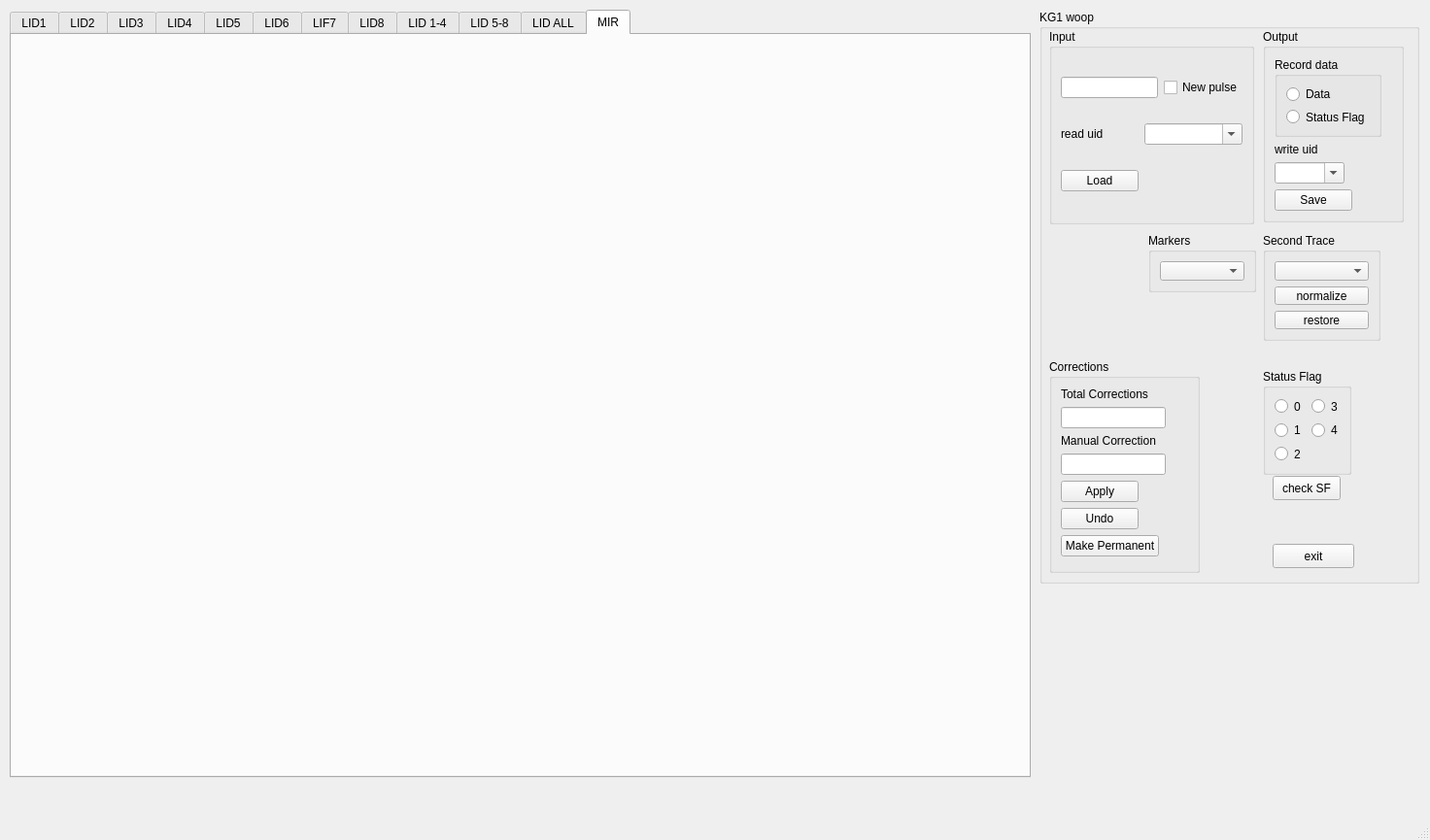
<?xml version="1.0" encoding="UTF-8"?>
<ui version="4.0">
 <class>MainWindow</class>
 <widget class="QMainWindow" name="MainWindow">
  <property name="geometry">
   <rect>
    <x>0</x>
    <y>0</y>
    <width>1472</width>
    <height>865</height>
   </rect>
  </property>
  <property name="minimumSize">
   <size>
    <width>1472</width>
    <height>865</height>
   </size>
  </property>
  <property name="maximumSize">
   <size>
    <width>1472</width>
    <height>865</height>
   </size>
  </property>
  <property name="windowTitle">
   <string>MainWindow</string>
  </property>
  <widget class="QWidget" name="centralwidget">
   <widget class="QTabWidget" name="tabWidget">
    <property name="geometry">
     <rect>
      <x>10</x>
      <y>10</y>
      <width>1051</width>
      <height>791</height>
     </rect>
    </property>
    <property name="whatsThis">
     <string>&lt;html&gt;&lt;head/&gt;&lt;body&gt;&lt;p&gt;LID1&lt;/p&gt;&lt;/body&gt;&lt;/html&gt;</string>
    </property>
    <property name="currentIndex">
     <number>11</number>
    </property>
    <widget class="QWidget" name="tab_LID1">
     <attribute name="title">
      <string>LID1</string>
     </attribute>
     <widget class="Canvas" name="widget_LID1" native="true">
      <property name="geometry">
       <rect>
        <x>0</x>
        <y>0</y>
        <width>1041</width>
        <height>781</height>
       </rect>
      </property>
     </widget>
    </widget>
    <widget class="QWidget" name="tab_LID2">
     <attribute name="title">
      <string>LID2</string>
     </attribute>
     <widget class="Canvas" name="widget_LID2" native="true">
      <property name="geometry">
       <rect>
        <x>0</x>
        <y>0</y>
        <width>1041</width>
        <height>781</height>
       </rect>
      </property>
     </widget>
    </widget>
    <widget class="QWidget" name="tab_LID3">
     <attribute name="title">
      <string>LID3</string>
     </attribute>
     <widget class="Canvas" name="widget_LID3" native="true">
      <property name="geometry">
       <rect>
        <x>0</x>
        <y>0</y>
        <width>1041</width>
        <height>781</height>
       </rect>
      </property>
     </widget>
    </widget>
    <widget class="QWidget" name="tab_LID4">
     <attribute name="title">
      <string>LID4</string>
     </attribute>
     <widget class="Canvas" name="widget_LID4" native="true">
      <property name="geometry">
       <rect>
        <x>0</x>
        <y>0</y>
        <width>1041</width>
        <height>781</height>
       </rect>
      </property>
     </widget>
    </widget>
    <widget class="QWidget" name="tab_5">
     <attribute name="title">
      <string>LID5</string>
     </attribute>
     <widget class="Canvas" name="widget_LID5" native="true">
      <property name="geometry">
       <rect>
        <x>0</x>
        <y>0</y>
        <width>1041</width>
        <height>781</height>
       </rect>
      </property>
     </widget>
    </widget>
    <widget class="QWidget" name="tab_6">
     <attribute name="title">
      <string>LID6</string>
     </attribute>
     <widget class="Canvas" name="widget_LID6" native="true">
      <property name="geometry">
       <rect>
        <x>0</x>
        <y>0</y>
        <width>1041</width>
        <height>781</height>
       </rect>
      </property>
     </widget>
    </widget>
    <widget class="QWidget" name="tab_7">
     <attribute name="title">
      <string>LIF7</string>
     </attribute>
     <widget class="Canvas" name="widget_LID7" native="true">
      <property name="geometry">
       <rect>
        <x>0</x>
        <y>0</y>
        <width>1041</width>
        <height>781</height>
       </rect>
      </property>
     </widget>
    </widget>
    <widget class="QWidget" name="tab_8">
     <attribute name="title">
      <string>LID8</string>
     </attribute>
     <widget class="Canvas" name="widget_LID8" native="true">
      <property name="geometry">
       <rect>
        <x>0</x>
        <y>0</y>
        <width>1041</width>
        <height>781</height>
       </rect>
      </property>
     </widget>
    </widget>
    <widget class="QWidget" name="tab_11">
     <attribute name="title">
      <string>LID 1-4</string>
     </attribute>
     <widget class="Canvas" name="widget_LID_14" native="true">
      <property name="geometry">
       <rect>
        <x>0</x>
        <y>0</y>
        <width>1041</width>
        <height>781</height>
       </rect>
      </property>
     </widget>
    </widget>
    <widget class="QWidget" name="tab_12">
     <attribute name="title">
      <string>LID 5-8</string>
     </attribute>
     <widget class="Canvas" name="widget_LID_58" native="true">
      <property name="geometry">
       <rect>
        <x>0</x>
        <y>0</y>
        <width>1041</width>
        <height>781</height>
       </rect>
      </property>
     </widget>
    </widget>
    <widget class="QWidget" name="tab_9">
     <attribute name="title">
      <string>LID ALL</string>
     </attribute>
     <widget class="Canvas" name="widget_LID_ALL" native="true">
      <property name="geometry">
       <rect>
        <x>0</x>
        <y>0</y>
        <width>1041</width>
        <height>781</height>
       </rect>
      </property>
     </widget>
    </widget>
    <widget class="QWidget" name="tab_10">
     <attribute name="title">
      <string>MIR</string>
     </attribute>
     <widget class="Canvas" name="widget_MIR" native="true">
      <property name="geometry">
       <rect>
        <x>0</x>
        <y>0</y>
        <width>1041</width>
        <height>781</height>
       </rect>
      </property>
     </widget>
    </widget>
   </widget>
   <widget class="QGroupBox" name="groupBox_8">
    <property name="geometry">
     <rect>
      <x>1070</x>
      <y>10</y>
      <width>391</width>
      <height>591</height>
     </rect>
    </property>
    <property name="title">
     <string>KG1 woop</string>
    </property>
    <widget class="QGroupBox" name="groupBox_3">
     <property name="geometry">
      <rect>
       <x>10</x>
       <y>20</y>
       <width>211</width>
       <height>201</height>
      </rect>
     </property>
     <property name="title">
      <string>Input</string>
     </property>
     <layout class="QGridLayout" name="gridLayout">
      <item row="0" column="2">
       <widget class="QCheckBox" name="checkBox_newpulse">
        <property name="text">
         <string>New pulse</string>
        </property>
       </widget>
      </item>
      <item row="1" column="1" colspan="2">
       <widget class="QComboBox" name="comboBox_readuid">
        <property name="editable">
         <bool>true</bool>
        </property>
        <property name="insertPolicy">
         <enum>QComboBox::InsertAtTop</enum>
        </property>
       </widget>
      </item>
      <item row="0" column="0" colspan="2">
       <widget class="QLineEdit" name="lineEdit_jpn">
        <property name="text">
         <string/>
        </property>
       </widget>
      </item>
      <item row="2" column="0">
       <widget class="QPushButton" name="button_read_pulse">
        <property name="text">
         <string>Load</string>
        </property>
       </widget>
      </item>
      <item row="1" column="0">
       <widget class="QLabel" name="label">
        <property name="text">
         <string>read uid</string>
        </property>
       </widget>
      </item>
     </layout>
    </widget>
    <widget class="QGroupBox" name="groupBox">
     <property name="geometry">
      <rect>
       <x>230</x>
       <y>20</y>
       <width>145</width>
       <height>199</height>
      </rect>
     </property>
     <property name="title">
      <string>Output</string>
     </property>
     <layout class="QFormLayout" name="formLayout_3">
      <item row="0" column="0">
       <widget class="QGroupBox" name="groupBox_2">
        <property name="title">
         <string>Record data</string>
        </property>
        <layout class="QGridLayout" name="gridLayout_3">
         <item row="0" column="0">
          <widget class="QRadioButton" name="radioButton_storeData">
           <property name="text">
            <string>Data</string>
           </property>
          </widget>
         </item>
         <item row="1" column="0">
          <widget class="QRadioButton" name="radioButton_storeSF">
           <property name="text">
            <string>Status Flag</string>
           </property>
          </widget>
         </item>
        </layout>
       </widget>
      </item>
      <item row="1" column="0">
       <widget class="QLabel" name="label_2">
        <property name="text">
         <string>write uid</string>
        </property>
       </widget>
      </item>
      <item row="2" column="0">
       <widget class="QComboBox" name="comboBox_writeuid">
        <property name="editable">
         <bool>true</bool>
        </property>
       </widget>
      </item>
      <item row="3" column="0">
       <widget class="QPushButton" name="button_save">
        <property name="text">
         <string>Save</string>
        </property>
       </widget>
      </item>
     </layout>
    </widget>
    <widget class="QGroupBox" name="groupBox_5">
     <property name="geometry">
      <rect>
       <x>230</x>
       <y>230</y>
       <width>121</width>
       <height>111</height>
      </rect>
     </property>
     <property name="title">
      <string>Second Trace</string>
     </property>
     <layout class="QGridLayout" name="gridLayout_7">
      <item row="0" column="0">
       <widget class="QComboBox" name="comboBox_2ndtrace"/>
      </item>
      <item row="1" column="0">
       <widget class="QPushButton" name="button_normalize">
        <property name="text">
         <string>normalize</string>
        </property>
       </widget>
      </item>
      <item row="2" column="0">
       <widget class="QPushButton" name="button_restore">
        <property name="text">
         <string>restore</string>
        </property>
       </widget>
      </item>
     </layout>
    </widget>
    <widget class="QGroupBox" name="groupBox_6">
     <property name="geometry">
      <rect>
       <x>10</x>
       <y>360</y>
       <width>155</width>
       <height>220</height>
      </rect>
     </property>
     <property name="title">
      <string>Corrections</string>
     </property>
     <layout class="QFormLayout" name="formLayout">
      <item row="0" column="0">
       <widget class="QLabel" name="label_3">
        <property name="text">
         <string>Total Corrections</string>
        </property>
       </widget>
      </item>
      <item row="1" column="0">
       <widget class="QLineEdit" name="lineEdit_totcorr"/>
      </item>
      <item row="2" column="0">
       <widget class="QLabel" name="label_4">
        <property name="text">
         <string>Manual Correction</string>
        </property>
       </widget>
      </item>
      <item row="3" column="0">
       <widget class="QLineEdit" name="lineEdit_mancorr"/>
      </item>
      <item row="4" column="0">
       <widget class="QPushButton" name="pushButton_apply">
        <property name="text">
         <string>Apply</string>
        </property>
       </widget>
      </item>
      <item row="5" column="0">
       <widget class="QPushButton" name="pushButton_undo">
        <property name="text">
         <string>Undo</string>
        </property>
       </widget>
      </item>
      <item row="6" column="0">
       <widget class="QPushButton" name="pushButton_makeperm">
        <property name="text">
         <string>Make Permanent</string>
        </property>
       </widget>
      </item>
     </layout>
    </widget>
    <widget class="QGroupBox" name="groupBox_statusflag">
     <property name="geometry">
      <rect>
       <x>230</x>
       <y>370</y>
       <width>91</width>
       <height>109</height>
      </rect>
     </property>
     <property name="title">
      <string>Status Flag</string>
     </property>
     <layout class="QFormLayout" name="formLayout_2">
      <item row="0" column="0">
       <widget class="QRadioButton" name="radioButton_statusflag_0">
        <property name="text">
         <string>0</string>
        </property>
       </widget>
      </item>
      <item row="0" column="1">
       <widget class="QRadioButton" name="radioButton_statusflag_3">
        <property name="text">
         <string>3</string>
        </property>
       </widget>
      </item>
      <item row="1" column="0">
       <widget class="QRadioButton" name="radioButton_statusflag_1">
        <property name="text">
         <string>1</string>
        </property>
       </widget>
      </item>
      <item row="1" column="1">
       <widget class="QRadioButton" name="radioButton_statusflag_4">
        <property name="text">
         <string>4</string>
        </property>
       </widget>
      </item>
      <item row="2" column="0">
       <widget class="QRadioButton" name="radioButton_statusflag_2">
        <property name="text">
         <string>2</string>
        </property>
       </widget>
      </item>
     </layout>
    </widget>
    <widget class="QPushButton" name="exit_button">
     <property name="geometry">
      <rect>
       <x>240</x>
       <y>550</y>
       <width>84</width>
       <height>25</height>
      </rect>
     </property>
     <property name="text">
      <string>exit</string>
     </property>
    </widget>
    <widget class="QGroupBox" name="groupBox_9">
     <property name="geometry">
      <rect>
       <x>112</x>
       <y>230</y>
       <width>111</width>
       <height>61</height>
      </rect>
     </property>
     <property name="title">
      <string>Markers</string>
     </property>
     <layout class="QGridLayout" name="gridLayout_8">
      <item row="0" column="0">
       <widget class="QComboBox" name="comboBox_markers"/>
      </item>
     </layout>
    </widget>
    <widget class="QPushButton" name="checkSFbutton">
     <property name="geometry">
      <rect>
       <x>240</x>
       <y>480</y>
       <width>70</width>
       <height>25</height>
      </rect>
     </property>
     <property name="text">
      <string>check SF</string>
     </property>
    </widget>
   </widget>
  </widget>
  <widget class="QMenuBar" name="menubar">
   <property name="geometry">
    <rect>
     <x>0</x>
     <y>0</y>
     <width>1472</width>
     <height>20</height>
    </rect>
   </property>
  </widget>
  <widget class="QStatusBar" name="statusbar"/>
 </widget>
 <customwidgets>
  <customwidget>
   <class>Canvas</class>
   <extends>QWidget</extends>
   <header location="global">canvas.h</header>
   <container>1</container>
  </customwidget>
 </customwidgets>
 <resources/>
 <connections/>
</ui>
